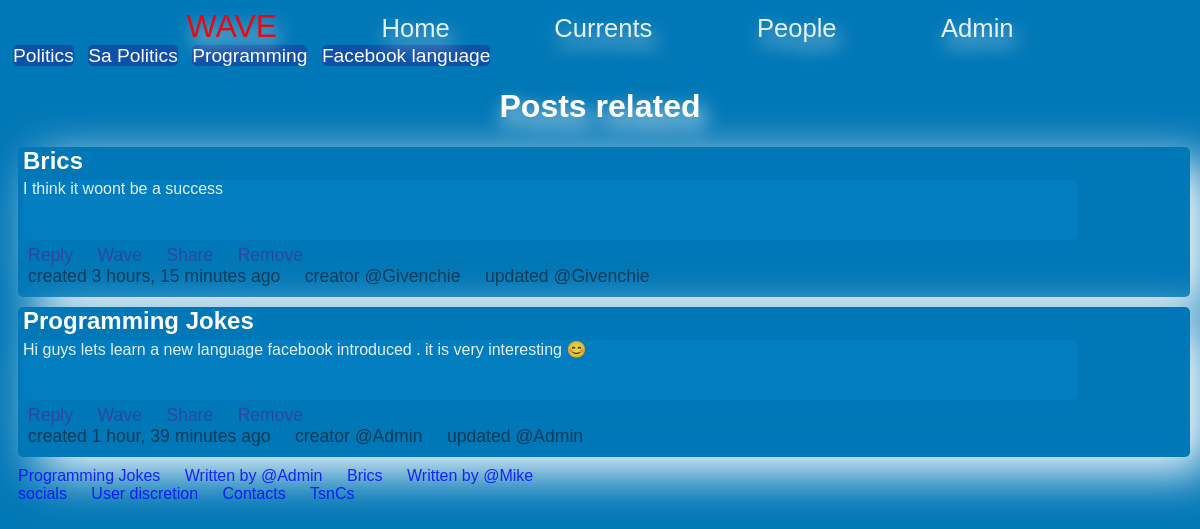
The app's page / (signed in) with its own data.
### Current_app/models.py (models this page shows, shortened)
class Current(models.Model):  # current is the name of the blog/ocean current/ sea current
    name = models.CharField(max_length=30, unique=True)
    description = models.CharField(max_length=100)

class Post(models.Model):
    message = models.TextField(max_length=4000)
    topic = models.ForeignKey(
        Topic, related_name='posts', on_delete=models.CASCADE)
    created_at = models.DateTimeField(auto_now_add=True)
    updated_at = models.DateTimeField(null=True)
    created_by = models.ForeignKey(
        User, related_name='posts', on_delete=models.CASCADE)
    updated_by = models.ForeignKey(
        User, null=True, related_name='+', on_delete=models.CASCADE)

class Topic(models.Model):
    subject = models.CharField(max_length=255)
    last_updated = models.DateTimeField(auto_now_add=True)
    current = models.ForeignKey(
        Current, related_name='topics', on_delete=models.CASCADE)
    starter = models.ForeignKey(
        User, related_name='topics', on_delete=models.CASCADE)
    class Meta:
            ordering = ['-last_updated']
    def __str__(self):
        return self.subject

### Current_app/views.py (the view)
# urls.py: path('',views.home,name='home'),
@permission_required('Current_app.home')
def home(request):
    currents = Current.objects.all()
    posts = Post.objects.all()
    topics = Topic.objects.all()
    context = {"currents": currents,
               "posts": posts,
               "topics": topics
               }
    return render(request, 'Current_app/index.html', context)

### Current_app/templates/Current_app/index.html (shortened to what this page needs)
{% extends 'Current_app/base.html' %} {%block content%}
<body>
  <div class="homepage">
    <div class="currents">
      <div class="current-waves">
        {% for current in currents %}
        <a href="">{{current.name}}</a>
        <a href="">{{current.description}}</a>
        {% endfor %}
      </div>
    </div>
    <div class="posts">
      <div class="posts-heading">
        <h1>Posts related</h1>
      </div>
      {% for post in posts %}
      <div class="actual-post">
        <h2>{{post.topic}}</h2>
        <p>{{post.message}}</p>
        <div class="buttons">
          <a href="">Reply</a>
          <a href="">Wave</a>
          <a href="">Share</a>
          <a href="">Remove</a>
        </div>
        <a> created {{post.created_at| timesince}} ago</a>
        <a>creator @{{post.created_by}}</a>
        <a> updated @{{post.updated_by}}</a>
      </div>
      {% endfor %}
    </div>
    <div class="topics">
      {% for topic in topics %}
      <a>{{topic.subject}}</a>
      <a href="#"> Written by @{{topic.starter}}</a>
      {% endfor %}
    </div>
  </div>
</body>
{% endblock %}

### Current_app/templates/Current_app/base.html (shortened to what this page needs)
<!DOCTYPE html>
<html lang="en">
<head>
</head>
<body>
    {% include 'Current_app/header.html' %}
    {% block content %}
    {% endblock %}
    {% include 'Current_app/footer.html' %}
</body>
</html>

### Current_app/templates/Current_app/header.html
<div class="header">
    <a style="color:red;font-size: 2em;font-family: 'Trebuchet MS', 'Lucida Sans Unicode', 'Lucida Grande', 'Lucida Sans', Arial, sans-serif;">WAVE</a>
    <a href="">Home</a>
    <a href="">Currents</a>
    <a href = "">People</a>
    <a href="admin/">Admin</a>
</div>

### Current_app/templates/Current_app/footer.html
<div class="footer">
    <a href="">socials</a>
    <a href="">User discretion</a>
    <a href="">Contacts</a>
    <a href="">TsnCs</a>
</div>

### Current_app/templates/Current_app/index.html (style rules this page uses)
body { background-color: #0077b6; background: radial-gradient(160deg, #0077b6, #0096c7); color: black; font-family: "Gill Sans", "Gill Sans MT", Calibri, "Trebuchet MS", sans-serif; }
.currents { color: #fff; }
.header { text-align: center; font-family: "Franklin Gothic Medium", "Arial Narrow", Arial, sans-serif; word-spacing: 100px; }
.header a { opacity: 0.9; color: #fff; text-align: center; gap: 20px; font-size: 1.6em; text-decoration: none; text-shadow: 4px 10px 20px #fff; }
.posts-heading h1 { font-size: 2em; text-align: center; color: #fff; text-shadow: 4px 10px 20px #fff; }
.actual-post { background-color: #0077b6; list-style: none; margin: 10px; width: 99%; height: 150px; border: none; border-radius: 5px; box-shadow: 20px 15px 50px #fff; }
.actual-post li, h2 { margin: 5px; color: white; }
.actual-post p { background-color: #037ec0; height: 60px; width: 90%; margin: 5px; border-radius: 5px; color: #fff; opacity: 0.9; text-wrap: wrap; }
.actual-post a { opacity: 0.5; margin: 10px; font-size: 1.1em; }
.buttons a { text-decoration: none; }
.current-waves a { margin: 5px; text-decoration: none; font-size: 1.2em; color: #fff; background-color: rgb(15, 81, 168); border: none; border-radius: 5px; }
.footer { color: #fff; }
.topics a, .footer a { font-size: 1em; text-decoration: none; color: blue; opacity: 0.8; margin: 10px; }

### records on screen
Current: name "Politics", description "Sa Politics"
Current: name "Programming", description "Facebook language"
Post: topic "Brics", message "I think it woont be a success", created_at "3 hours, 15 minutes", created_by "Givenchie", updated_by "Givenchie"
Post: topic "Programming Jokes", message "Hi guys lets learn a new language facebook introduced . it is very interesting 😊", created_at "1 hour, 39 minutes", created_by "Admin", updated_by "Admin"
Topic: subject "Programming Jokes", starter "Admin"
Topic: subject "Brics", starter "Mike"
